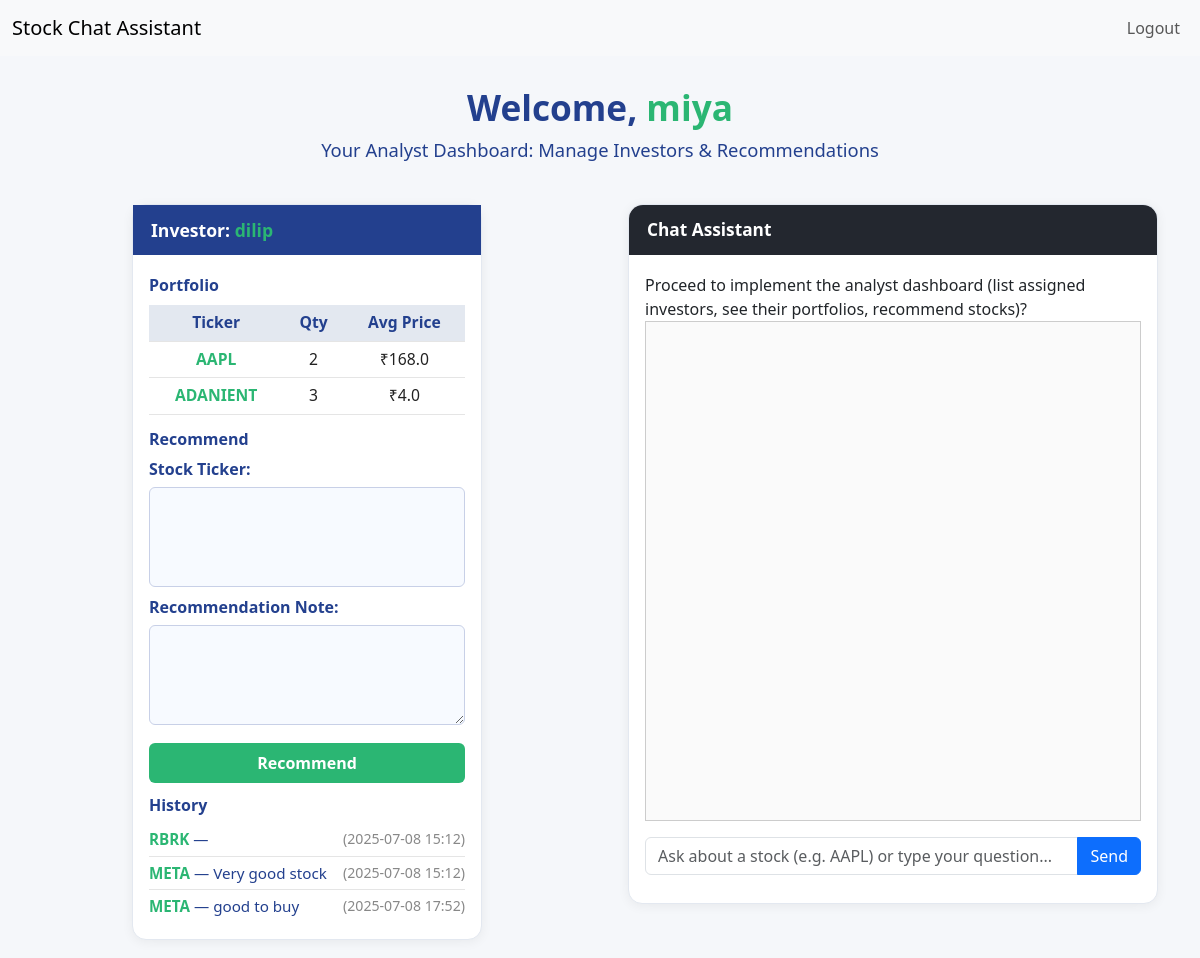
/analyst/ (signed in), run on the app's committed database.
### core/models.py (models this page shows, shortened)
class Portfolio(models.Model):
    investor = models.ForeignKey(User, on_delete=models.CASCADE, related_name='portfolios')
    ticker = models.CharField(max_length=16)
    quantity = models.PositiveIntegerField()
    avg_buy_price = models.FloatField(default=0)

class Recommendation(models.Model):
    analyst = models.ForeignKey(User, on_delete=models.CASCADE, related_name='recommendations')
    investor = models.ForeignKey(User, on_delete=models.CASCADE, related_name='recommended_to')
    ticker = models.CharField(max_length=16)
    note = models.TextField(blank=True)
    created_at = models.DateTimeField(auto_now_add=True)

### core/views.py (the view, shortened to what this page needs)
# urls.py: path('analyst/', core_views.analyst_dashboard, name='analyst_dashboard'),
@login_required
def analyst_dashboard(request):
    analyst = request.user
    assignments = AnalystInvestorAssignment.objects.filter(analyst=analyst)
    investors = [a.investor for a in assignments]
    investor_infos = []
    if request.method == 'POST':
        rec_messages = {}
    else:
        rec_messages = None
    for inv in investors:
        portfolio = Portfolio.objects.filter(investor=inv)
        rec_form = RecommendationForm(request.POST or None, prefix=f'rec_{inv.id}')
        recs = Recommendation.objects.filter(analyst=analyst, investor=inv)
        rec_message = None
        investor_infos.append({
            'investor': inv,
            'portfolio': portfolio,
            'rec_form': rec_form,
            'rec_message': rec_message,
            'recommendations': recs,
        })
    context = {
        'investor_infos': investor_infos,
    }
    return render(request, 'analyst_dashboard.html', context)

### templates/analyst_dashboard.html (shortened to what this page needs)
{% extends 'base.html' %}
{% block content %}
<div class="dashboard-header">
    <h2>Welcome, <span style="color:#2bb673;">{{ user.username }}</span></h2>
    <p>Your Analyst Dashboard: Manage Investors & Recommendations</p>
</div>
<div class="dashboard-main-row">
    <div class="dashboard-investors">
        {% for info in investor_infos %}
        <div class="dashboard-card">
            <div class="card-header">Investor: <span style="color:#2bb673;">{{ info.investor.username }}</span></div>
            <div class="card-body">
                <div style="font-weight:600;color:#23408e;margin-bottom:8px;">Portfolio</div>
                <table class="portfolio-table">
                    <thead>
                        <tr><th>Ticker</th><th>Qty</th><th>Avg Price</th></tr>
                    </thead>
                    <tbody>
                        {% for stock in info.portfolio %}
                        <tr>
                            <td style="font-weight:600;color:#2bb673;">{{ stock.ticker }}</td>
                            <td>{{ stock.quantity }}</td>
                            <td>₹{{ stock.avg_buy_price }}</td>
                        </tr>
                        {% empty %}
                        <tr><td colspan="3" style="color:#aaa;">No stocks.</td></tr>
                        {% endfor %}
                    </tbody>
                </table>
                <div class="recommend-label">Recommend</div>
                <form method="post" class="recommend-form">
                    <label class="recommend-label">{{ info.rec_form.ticker.label_tag }} </label>{{ info.rec_form.ticker }}
                    <label class="recommend-label">{{ info.rec_form.note.label_tag }}</label>{{ info.rec_form.note }}
                    <button type="submit">Recommend</button>
                </form>
                <div class="recommend-label" style="margin-top:10px;">History</div>
                <ul class="history-list">
                    {% for rec in info.recommendations %}
                    <li><span class="history-ticker">{{ rec.ticker }}</span> &mdash; {{ rec.note }}<span class="history-date">({{ rec.created_at|date:"Y-m-d H:i" }})</span></li>
                    {% empty %}
                    <li style="color:#aaa;">No recommendations yet.</li>
                    {% endfor %}
                </ul>
            </div>
        </div>
        {% endfor %}
    </div>
    <div class="dashboard-chat-card">
        <div class="card-header">Chat Assistant</div>
        <div class="card-body" style="flex:1;display:flex;flex-direction:column;width:100%;height:auto;">
            {% include 'chat_box.html' %}
        </div>
    </div>
</div>
{% endblock %}

### templates/base.html (shortened to what this page needs)
<!DOCTYPE html>
<html lang="en">
<head>
    <link rel="stylesheet" href="https://cdn.jsdelivr.net/npm/bootstrap@5.3.0/dist/css/bootstrap.min.css">
</head>
<body>
    <nav class="navbar navbar-expand-lg navbar-light bg-light mb-4">
        <div class="container-fluid">
            <a class="navbar-brand" href="/">Stock Chat Assistant</a>
            <div class="collapse navbar-collapse">
                <ul class="navbar-nav ms-auto mb-2 mb-lg-0">
                    {% if user.is_authenticated %}
                        <li class="nav-item">
                            <a class="nav-link" href="/logout/">Logout</a>
                        </li>
                    {% endif %}
                </ul>
            </div>
        </div>
    </nav>
    <div class="container">
        {% block content %}{% endblock %}
    </div>
</body>
</html>

### templates/chat_box.html (shortened to what this page needs)
{% include 'chat_history.html' %}
<form id="chat-form" method="post" hx-post="{% url 'chat_api' %}" hx-target="#chat-history" hx-swap="outerHTML" enctype="multipart/form-data">
    <div class="input-group">
        <input type="text" class="form-control" name="message" placeholder="Ask about a stock (e.g. AAPL) or type your question..." required>
        <button class="btn btn-primary" type="submit">Send</button>
    </div>
</form>

### templates/chat_history.html (shortened to what this page needs)
Proceed to implement the analyst dashboard (list assigned investors, see their portfolios, recommend stocks)?<div id="chat-history" class="mb-3" style="height: 500px; overflow-y: auto; border: 1px solid #ccc; padding: 10px; background: #fafafa;">
</div>

### templates/analyst_dashboard.html (style rules this page uses)
body { background: #f5f7fa; font-family: 'Segoe UI', Arial, sans-serif; }
.dashboard-header { margin-top: 30px; margin-bottom: 18px; text-align: center; }
.dashboard-header h2 { font-size: 2.2rem; font-weight: 700; color: #23408e; }
.dashboard-header p { color: #23408e; font-size: 1.15rem; margin-top: 0.5rem; }
.dashboard-main-row { display: flex; flex-wrap: wrap; max-width: 1200px; margin: 40px auto 0 auto; gap: 32px; align-items: flex-start; justify-content: center; }
.dashboard-investors { flex: 2 1 400px; display: flex; flex-wrap: wrap; gap: 20px; }
.dashboard-card { background: #fff; border-radius: 14px; box-shadow: 0 2px 12px rgba(0,0,0,0.06); min-width: 270px; max-width: 350px; flex: 1 1 270px; display: flex; flex-direction: column; margin: auto; margin-bottom: 18px; border: 1.5px solid #e3e8f0; }
.card-header { background: #23408e; color: #fff; border-radius: 14px 14px 0 0; padding: 12px 18px; font-weight: 600; font-size: 1.1rem; }
.card-body { padding: 18px 16px 16px 16px; flex: 1; display: flex; flex-direction: column; }
.portfolio-table { width: 100%; border-collapse: collapse; margin-bottom: 12px; font-size: 0.98rem; }
.portfolio-table th, .portfolio-table td { padding: 6px 8px; text-align: center; border-bottom: 1px solid #e5e5e5; }
.portfolio-table th { background: #e3e8f0; color: #23408e; font-weight: 600; }
.portfolio-table td { color: #222; }
.recommend-label { font-weight: 600; color: #23408e; margin-bottom: 6px; display: block; }
.recommend-form input[type="text"], .recommend-form textarea { width: 100%; padding: 7px 10px; border: 1px solid #c8d0e7; border-radius: 6px; margin-bottom: 8px; font-size: 0.97rem; background: #f7faff; resize: vertical; height: 100px; }
.recommend-form button { width: 100%; background: #2bb673; color: #fff; font-weight: 600; border: none; border-radius: 6px; padding: 8px 0; font-size: 1rem; cursor: pointer; margin-top: 4px; transition: background 0.2s; }
.history-list { list-style: none; padding: 0; margin: 0; font-size: 0.95rem; }
.history-list li { padding: 5px 0; border-bottom: 1px solid #e5e5e5; color: #23408e; }
.history-list li:last-child { border-bottom: none; }
.history-ticker { font-weight: 600; color: #2bb673; }
.history-date { color: #888; float: right; font-size: 0.93em; }
.dashboard-chat-card { background: #fff; border-radius: 14px; box-shadow: 0 2px 12px rgba(0,0,0,0.06); min-height: 520px; flex: 2 1 400px; margin-left: 24px; display: flex; flex-direction: column; border: 1.5px solid #e3e8f0; height: 700px !important; max-width: none; }
.dashboard-chat-card .card-header { background: #23272f; color: #fff; border-radius: 14px 14px 0 0; font-size: 1.08rem; }

### data on the page
Portfolio: ticker "AAPL", quantity "2", avg_buy_price "168.0"
Portfolio: ticker "ADANIENT", quantity "3", avg_buy_price "4.0"
Recommendation: ticker "RBRK", created_at "2025-07-08 15:12"
Recommendation: ticker "META", note "Very good stock", created_at "2025-07-08 15:12"
Recommendation: ticker "META", note "good to buy", created_at "2025-07-08 17:52"

### other printed values
{{ user.username }} "miya"
{{ info.investor.username }} "dilip"
{{ info.rec_form.ticker.label_tag }} "Stock Ticker:"
{{ info.rec_form.note.label_tag }} "Recommendation Note:"
